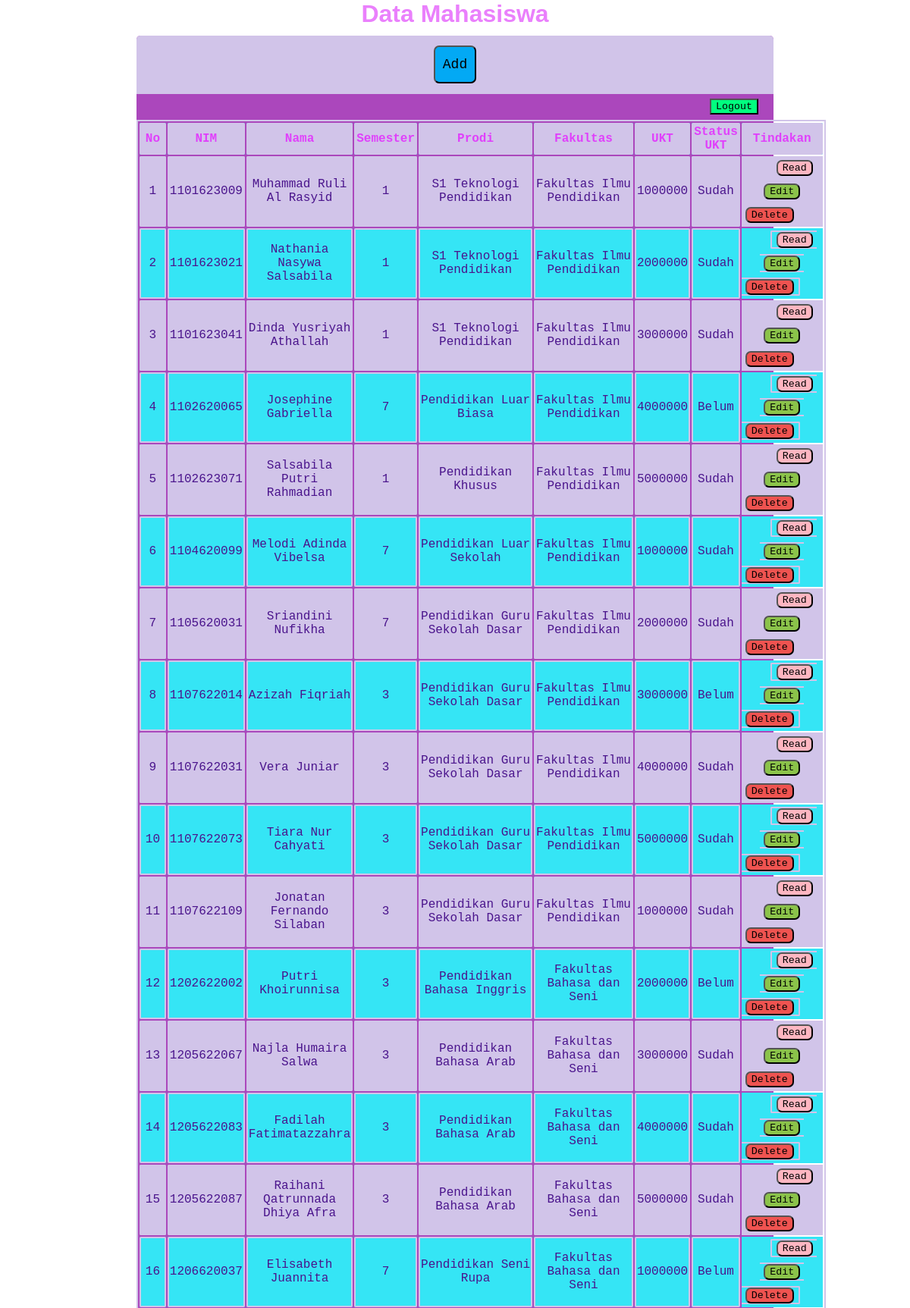
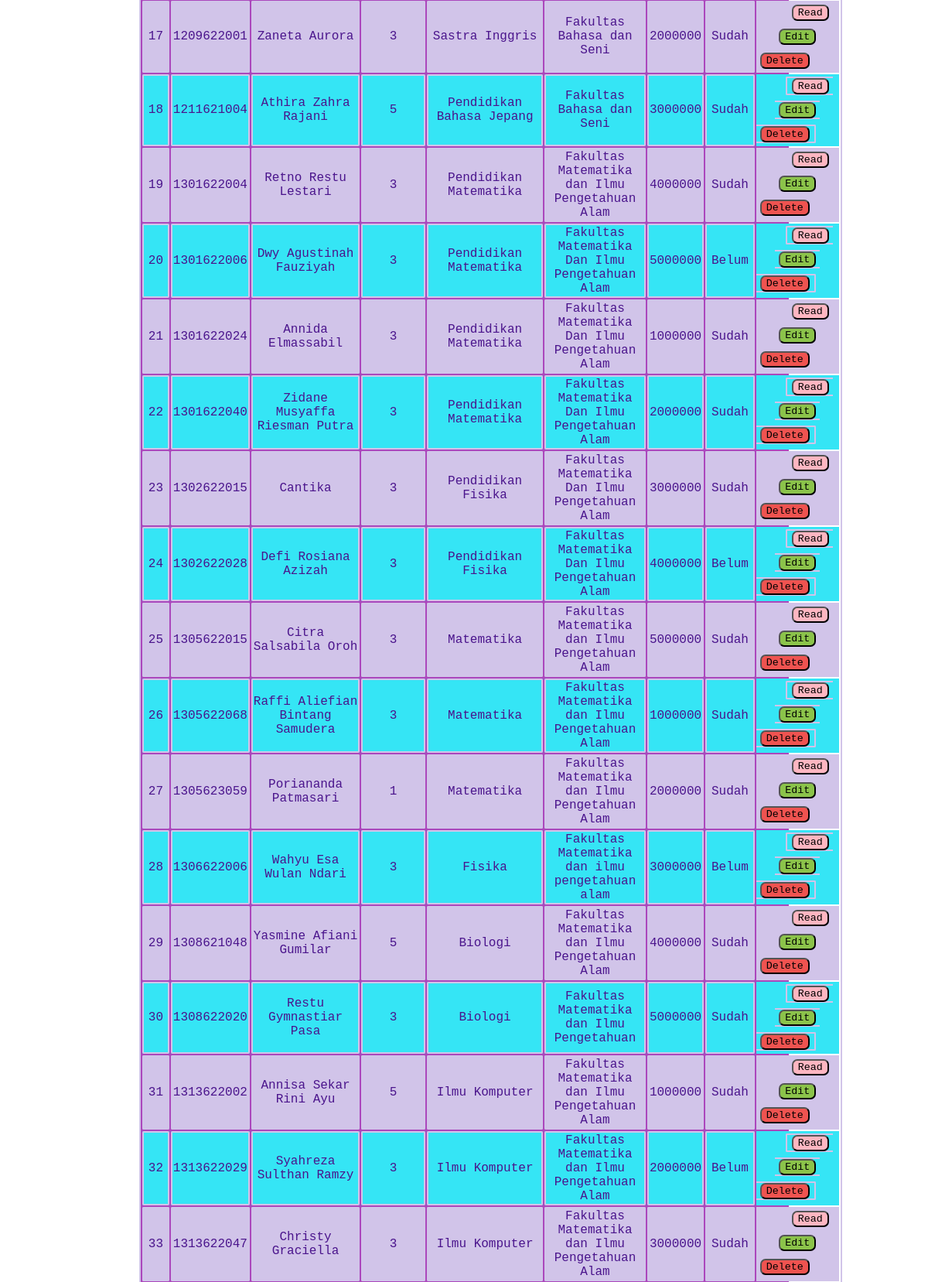
Page /dashboard.php (upper part) on the committed database (2 pictures, top to bottom).
### tables this page shows
CREATE TABLE `data_dasar` (
  `ID` int(11) NOT NULL,
  `NIM` varchar(10) NOT NULL,
  `NAMA` varchar(100) NOT NULL,
  `SEMESTER` int(3) NOT NULL,
  `ALAMAT` varchar(100) NOT NULL,
  `NO_TELP` varchar(15) NOT NULL,
  `PRODI` varchar(100) NOT NULL,
  `FAKULTAS` varchar(100) NOT NULL,
  `TAHUNMASUK` int(10) NOT NULL,
  `UKT` int(10) NOT NULL,
  `STATUSUKT` varchar(10) NOT NULL,
  `GENDER` varchar(10) NOT NULL,
  `PASSWORD` int(10) NOT NULL,
  `PLATNOMOR` varchar(10) NOT NULL
);

### dashboard.php (the view, shortened to what this page needs)
<?php
include "conn.php";
$data = mysqli_query($conn, "SELECT * FROM data_dasar");
?>
<!DOCTYPE html>
<html lang="en">
<head>
    <link rel="stylesheet" href="styles.css">
</head>
<body>
    <h1 class="title">Data Mahasiswa</h1>
    <div class="main">
        <form method="POST" class="addButton">
            <input type="button" id="addButton" value="Add">
        </form>
        <form method="POST" action="index.php" class="logout">
            <input type="submit" value="Logout">
        </form>
        <table>
            <tr>
                <th>No</th>
                <th>NIM</th>
                <th>Nama</th>
                <th>Semester</th>
                <th>Prodi</th>
                <th>Fakultas</th>
                <th>UKT</th>
                <th>Status UKT</th>
                <th>Tindakan</th>
            </tr>
            <?php
            while ($baris = mysqli_fetch_assoc($data)) :
            ?>
                <tr>
                    <td><?= $baris["ID"] ?></td>
                    <td><?= $baris["NIM"] ?></td>
                    <td><?= $baris["NAMA"] ?></td>
                    <td><?= $baris["SEMESTER"] ?></td>
                    <td><?= $baris["PRODI"] ?></td>
                    <td><?= $baris["FAKULTAS"] ?></td>
                    <td><?= $baris["UKT"] ?></td>
                    <td><?= $baris["STATUSUKT"] ?></td>
                    <td class="allButton">
                        <a href="read.php?id=<?= $baris["ID"] ?>">
                            <input type="submit" name="readButton" value="Read" id="readButton" class="readButton">
                        </a>
                        <a href="edit.php?id=<?= $baris["ID"] ?>">
                            <input type="button" value="Edit" class="editButton">
                        </a>
                        <form method="POST" style="display:inline;">
                            <input type="submit" name="delete" value="Delete" class="delButton">
                        </form>
                    </td>
                </tr>
            <?php
            endwhile;
            ?>
        </table>
    </div>
</body>
</html>

### styles.css (style rules this page uses)
body { background-image: url("https://w.wallhaven.cc/full/jx/wallhaven-jxl3qp.jpg"); font-family: "Courier", sans-serif; margin: 0; }
.title { color: #ea80fc; margin: 0 auto; text-align: center; }
.addButton { text-align: center; background-color: #d1c4e9; border-top-left-radius: 5px; border-top-right-radius: 5px; padding: 7px; }
.addButton input { width: auto; height: 50px; font-size: large; background-color: #03a9f4; padding: 10px; cursor: pointer; border-radius: 7px; font-family: "Courier", sans-serif; }
.delButton { background-color: #ef5350; cursor: pointer; border-radius: 7px; margin: 5px; font-family: "Courier", sans-serif; }
.readButton { background-color: #FFb6C1; cursor: pointer; border-radius: 7px; margin: 5px; font-family: "Courier", sans-serif; }
.editButton { background-color: #8bc34a; cursor: pointer; border-radius: 7px; margin: 5px; font-family: "Courier", sans-serif; }
table { width: 100%; border-radius: 30px; }
table, th, td { border: 2px solid #d1c4e9; border-radius: 2px; }
td { color: #4a148c; }
th { background-color: #d1c4e9; color: #e040fb; }
table { border-top-left-radius: 0; border-top-right-radius: 0; border-bottom-right-radius: 5px; border-bottom-left-radius: 5px; text-align: center; }
tr:nth-child(even) { background-color: #d1c4e9; }
tr:nth-child(odd) { background-color: #35e5f5; }
.allButton { display: ruby; text-align: center; margin: 30px; }
.main { width: 70%; margin: 0 auto; background-color: #ab47bc; border-top-left-radius: 5px; border-top-right-radius: 5px; margin-top: 10px; }
input, label { margin: 0.4rem 0; }
.logout { text-align: right; margin-right: 20px; }
.logout input { background-color: springgreen; font-family: "Courier", sans-serif; cursor: pointer; }
h1 { font-family: Arial, Helvetica, sans-serif; color: #999999; }

### rows in the picture
data_dasar: ID "1", NIM "1101623009", NAMA "Muhammad Ruli Al Rasyid", SEMESTER "1", PRODI "S1 Teknologi Pendidikan", FAKULTAS "Fakultas Ilmu Pendidikan", UKT "1000000", STATUSUKT "Sudah"
data_dasar: ID "2", NIM "1101623021", NAMA "Nathania Nasywa Salsabila", SEMESTER "1", PRODI "S1 Teknologi Pendidikan", FAKULTAS "Fakultas Ilmu Pendidikan", UKT "2000000", STATUSUKT "Sudah"
data_dasar: ID "3", NIM "1101623041", NAMA "Dinda Yusriyah Athallah", SEMESTER "1", PRODI "S1 Teknologi Pendidikan", FAKULTAS "Fakultas Ilmu Pendidikan", UKT "3000000", STATUSUKT "Sudah"
data_dasar: ID "4", NIM "1102620065", NAMA "Josephine Gabriella", SEMESTER "7", PRODI "Pendidikan Luar Biasa", FAKULTAS "Fakultas Ilmu Pendidikan", UKT "4000000", STATUSUKT "Belum"
data_dasar: ID "5", NIM "1102623071", NAMA "Salsabila Putri Rahmadian", SEMESTER "1", PRODI "Pendidikan Khusus", FAKULTAS "Fakultas Ilmu Pendidikan", UKT "5000000", STATUSUKT "Sudah"
data_dasar: ID "6", NIM "1104620099", NAMA "Melodi Adinda Vibelsa", SEMESTER "7", PRODI "Pendidikan Luar Sekolah", FAKULTAS "Fakultas Ilmu Pendidikan", UKT "1000000", STATUSUKT "Sudah"
data_dasar: ID "7", NIM "1105620031", NAMA "Sriandini Nufikha", SEMESTER "7", PRODI "Pendidikan Guru Sekolah Dasar", FAKULTAS "Fakultas Ilmu Pendidikan", UKT "2000000", STATUSUKT "Sudah"
data_dasar: ID "8", NIM "1107622014", NAMA "Azizah Fiqriah", SEMESTER "3", PRODI "Pendidikan Guru Sekolah Dasar", FAKULTAS "Fakultas Ilmu Pendidikan", UKT "3000000", STATUSUKT "Belum"
data_dasar: ID "9", NIM "1107622031", NAMA "Vera Juniar", SEMESTER "3", PRODI "Pendidikan Guru Sekolah Dasar", FAKULTAS "Fakultas Ilmu Pendidikan", UKT "4000000", STATUSUKT "Sudah"
data_dasar: ID "10", NIM "1107622073", NAMA "Tiara Nur Cahyati", SEMESTER "3", PRODI "Pendidikan Guru Sekolah Dasar", FAKULTAS "Fakultas Ilmu Pendidikan", UKT "5000000", STATUSUKT "Sudah"
data_dasar: ID "11", NIM "1107622109", NAMA "Jonatan Fernando Silaban", SEMESTER "3", PRODI "Pendidikan Guru Sekolah Dasar", FAKULTAS "Fakultas Ilmu Pendidikan", UKT "1000000", STATUSUKT "Sudah"
data_dasar: ID "12", NIM "1202622002", NAMA "Putri Khoirunnisa", SEMESTER "3", PRODI "Pendidikan Bahasa Inggris", FAKULTAS "Fakultas Bahasa dan Seni", UKT "2000000", STATUSUKT "Belum"
data_dasar: ID "13", NIM "1205622067", NAMA "Najla Humaira Salwa", SEMESTER "3", PRODI "Pendidikan Bahasa Arab", FAKULTAS "Fakultas Bahasa dan Seni", UKT "3000000", STATUSUKT "Sudah"
data_dasar: ID "14", NIM "1205622083", NAMA "Fadilah Fatimatazzahra", SEMESTER "3", PRODI "Pendidikan Bahasa Arab", FAKULTAS "Fakultas Bahasa dan Seni", UKT "4000000", STATUSUKT "Sudah"
data_dasar: ID "15", NIM "1205622087", NAMA "Raihani Qatrunnada Dhiya Afra", SEMESTER "3", PRODI "Pendidikan Bahasa Arab", FAKULTAS "Fakultas Bahasa dan Seni", UKT "5000000", STATUSUKT "Sudah"
data_dasar: ID "16", NIM "1206620037", NAMA "Elisabeth Juannita", SEMESTER "7", PRODI "Pendidikan Seni Rupa", FAKULTAS "Fakultas Bahasa dan Seni", UKT "1000000", STATUSUKT "Belum"
data_dasar: ID "17", NIM "1209622001", NAMA "Zaneta Aurora", SEMESTER "3", PRODI "Sastra Inggris", FAKULTAS "Fakultas Bahasa dan Seni", UKT "2000000", STATUSUKT "Sudah"
data_dasar: ID "18", NIM "1211621004", NAMA "Athira Zahra Rajani", SEMESTER "5", PRODI "Pendidikan Bahasa Jepang", FAKULTAS "Fakultas Bahasa dan Seni", UKT "3000000", STATUSUKT "Sudah"
data_dasar: ID "19", NIM "1301622004", NAMA "Retno Restu Lestari", SEMESTER "3", PRODI "Pendidikan Matematika", FAKULTAS "Fakultas Matematika dan Ilmu Pengetahuan Alam", UKT "4000000", STATUSUKT "Sudah"
data_dasar: ID "20", NIM "1301622006", NAMA "Dwy Agustinah Fauziyah", SEMESTER "3", PRODI "Pendidikan Matematika", FAKULTAS "Fakultas Matematika Dan Ilmu Pengetahuan Alam", UKT "5000000", STATUSUKT "Belum"
data_dasar: ID "21", NIM "1301622024", NAMA "Annida Elmassabil", SEMESTER "3", PRODI "Pendidikan Matematika", FAKULTAS "Fakultas Matematika Dan Ilmu Pengetahuan Alam", UKT "1000000", STATUSUKT "Sudah"
data_dasar: ID "22", NIM "1301622040", NAMA "Zidane Musyaffa Riesman Putra", SEMESTER "3", PRODI "Pendidikan Matematika", FAKULTAS "Fakultas Matematika Dan Ilmu Pengetahuan Alam", UKT "2000000", STATUSUKT "Sudah"
data_dasar: ID "23", NIM "1302622015", NAMA "Cantika", SEMESTER "3", PRODI "Pendidikan Fisika", FAKULTAS "Fakultas Matematika Dan Ilmu Pengetahuan Alam", UKT "3000000", STATUSUKT "Sudah"
data_dasar: ID "24", NIM "1302622028", NAMA "Defi Rosiana Azizah", SEMESTER "3", PRODI "Pendidikan Fisika", FAKULTAS "Fakultas Matematika Dan Ilmu Pengetahuan Alam", UKT "4000000", STATUSUKT "Belum"
data_dasar: ID "25", NIM "1305622015", NAMA "Citra Salsabila Oroh", SEMESTER "3", PRODI "Matematika", FAKULTAS "Fakultas Matematika dan Ilmu Pengetahuan Alam", UKT "5000000", STATUSUKT "Sudah"
data_dasar: ID "26", NIM "1305622068", NAMA "Raffi Aliefian Bintang Samudera", SEMESTER "3", PRODI "Matematika", FAKULTAS "Fakultas Matematika dan Ilmu Pengetahuan Alam", UKT "1000000", STATUSUKT "Sudah"
data_dasar: ID "27", NIM "1305623059", NAMA "Poriananda Patmasari", SEMESTER "1", PRODI "Matematika", FAKULTAS "Fakultas Matematika dan Ilmu Pengetahuan Alam", UKT "2000000", STATUSUKT "Sudah"
data_dasar: ID "28", NIM "1306622006", NAMA "Wahyu Esa Wulan Ndari", SEMESTER "3", PRODI "Fisika", FAKULTAS "Fakultas Matematika dan ilmu pengetahuan alam", UKT "3000000", STATUSUKT "Belum"
data_dasar: ID "29", NIM "1308621048", NAMA "Yasmine Afiani Gumilar", SEMESTER "5", PRODI "Biologi", FAKULTAS "Fakultas Matematika dan Ilmu Pengetahuan Alam", UKT "4000000", STATUSUKT "Sudah"
data_dasar: ID "30", NIM "1308622020", NAMA "Restu Gymnastiar Pasa", SEMESTER "3", PRODI "Biologi", FAKULTAS "Fakultas Matematika dan Ilmu Pengetahuan", UKT "5000000", STATUSUKT "Sudah"
data_dasar: ID "31", NIM "1313622002", NAMA "Annisa Sekar Rini Ayu", SEMESTER "5", PRODI "Ilmu Komputer", FAKULTAS "Fakultas Matematika dan Ilmu Pengetahuan Alam", UKT "1000000", STATUSUKT "Sudah"
data_dasar: ID "32", NIM "1313622029", NAMA "Syahreza Sulthan Ramzy", SEMESTER "3", PRODI "Ilmu Komputer", FAKULTAS "Fakultas Matematika dan Ilmu Pengetahuan Alam", UKT "2000000", STATUSUKT "Belum"
data_dasar: ID "33", NIM "1313622047", NAMA "Christy Graciella", SEMESTER "3", PRODI "Ilmu Komputer", FAKULTAS "Fakultas Matematika dan Ilmu Pengetahuan Alam", UKT "3000000", STATUSUKT "Sudah"
